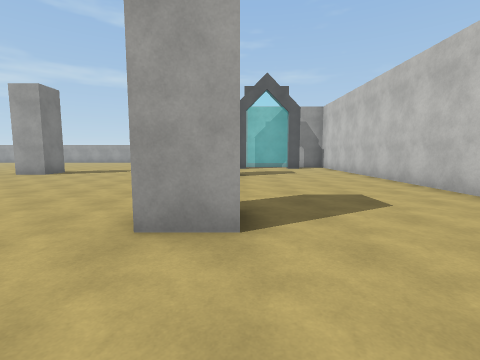
[1] (above)

24 first-person views from a walk through a scene from a Unity 3-D project. The camera is 1.5 m above the floor, tilts 6° down and sees 85° across. The floor is counted in squares, 2 m on a side. Each view is taken from the middle of a square. On the plan, view 1 faces up. The plan holds only what a view shows up to about 9 squares ahead; the rest is blank. The place goes on beyond the plan. The player character is not drawn. Surface patterns are stand-ins for the level's own textures.

[2]
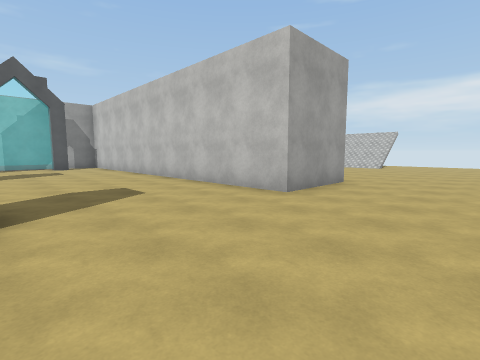

[3]
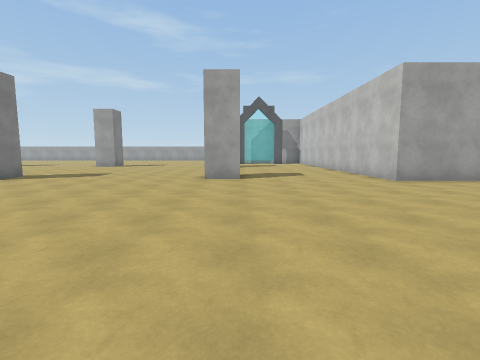

[4]
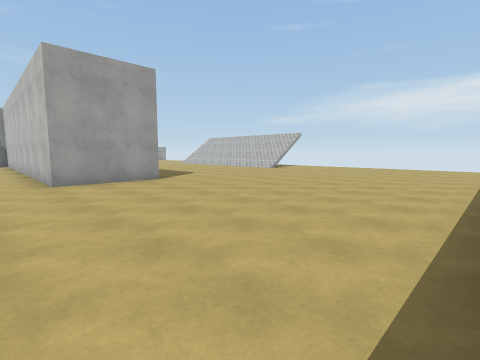

[5]
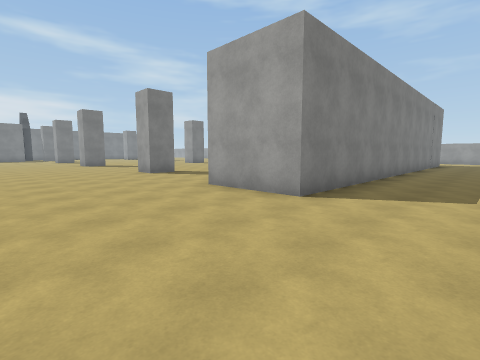

[6]
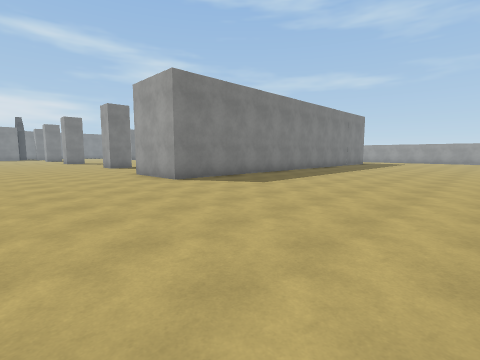

[7]
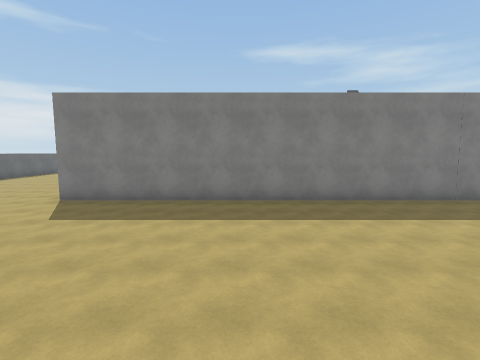

[8]
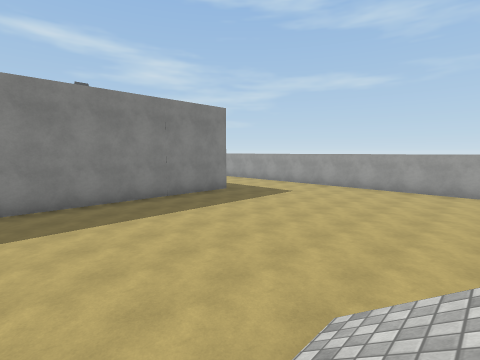

[9]
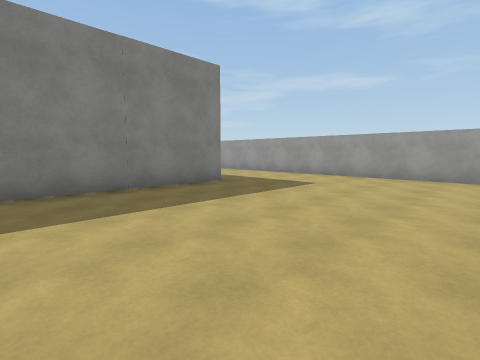

[10]
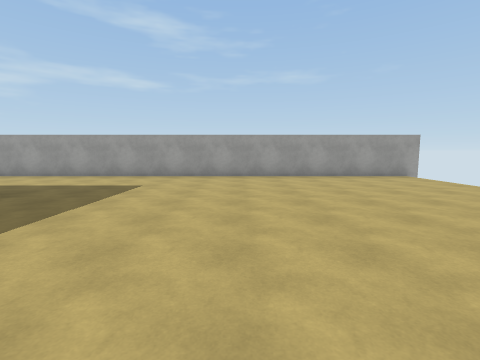

[11]
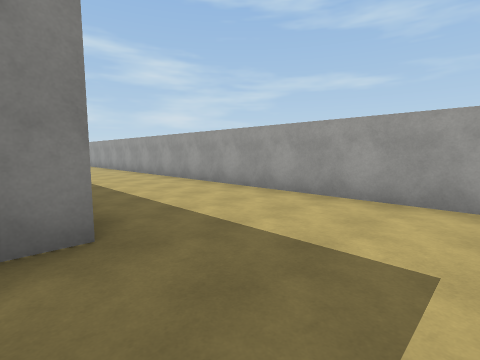

[12]
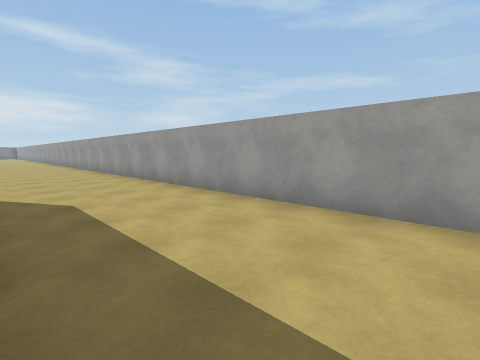

[13]
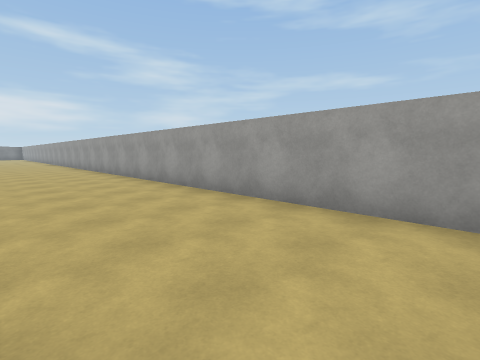

[14]
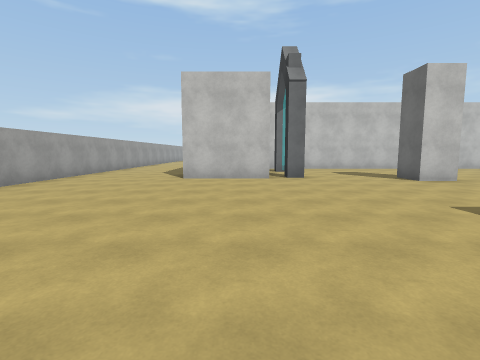

[15]
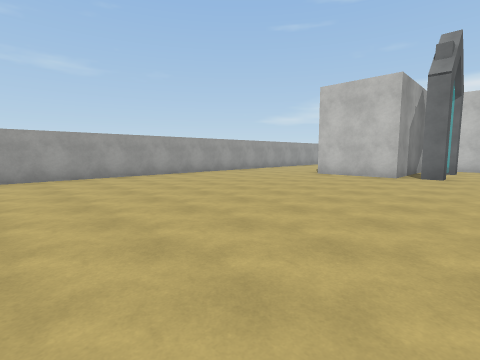

[16]
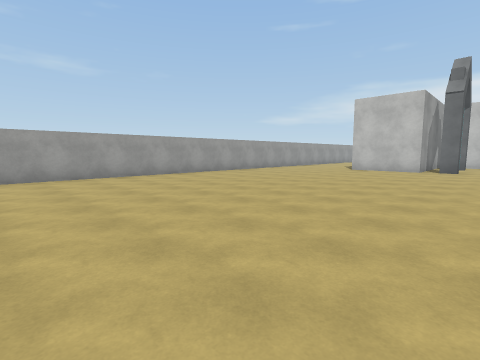

[17]
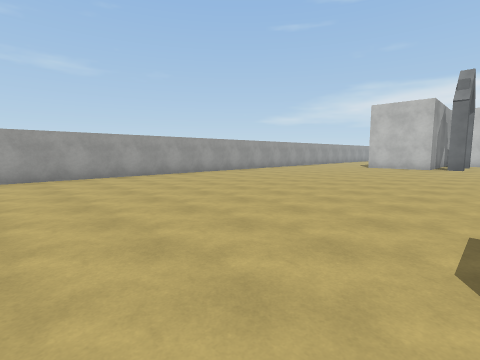

[18]
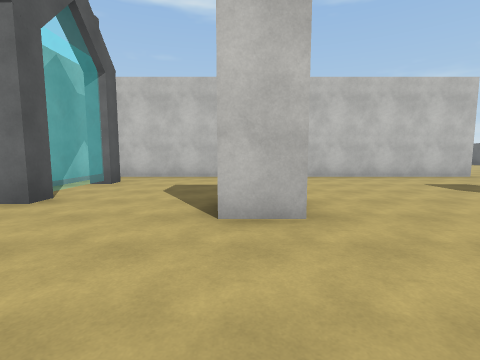

[19]
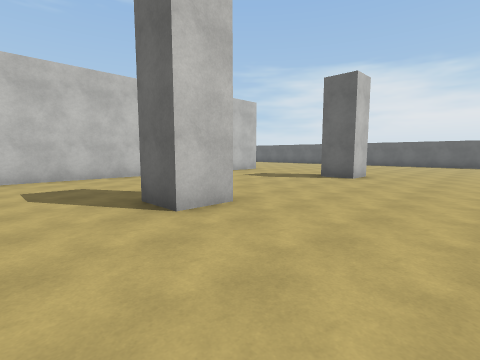

[20]
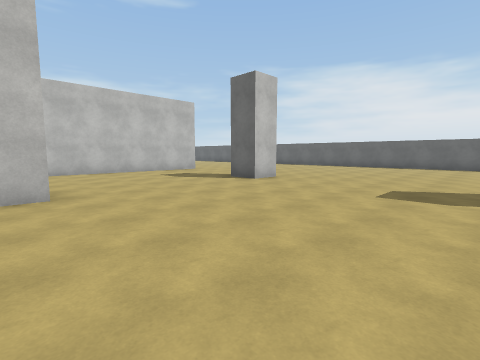

[21]
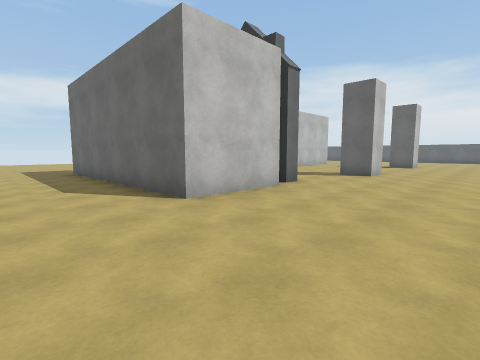

[22]
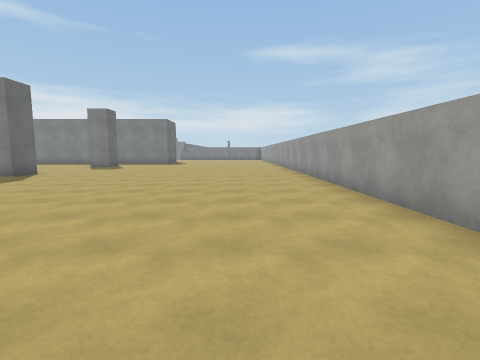

[23]
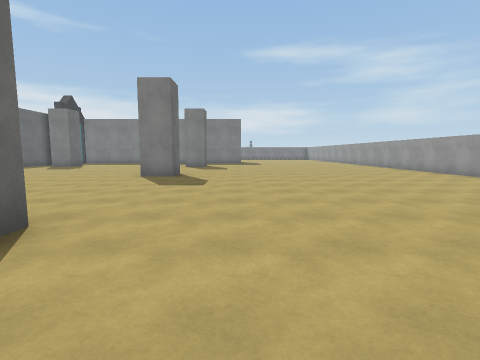

[24]
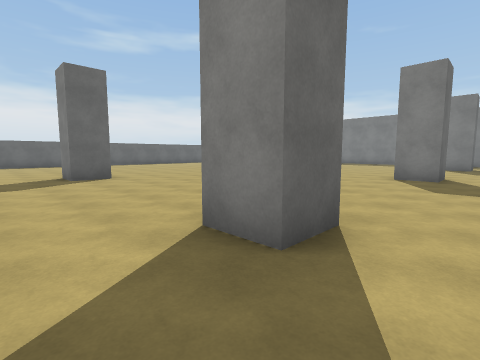

### Floor plan
Points are (right, up) in squares from view 1. A wall is a line through its corners. A room is listed if a view was taken in it or the views show most of it. See-through windows are left out.
Room 1 (views 1, 2, 3, 4, 5, 6, 7, 8, 9, 10, 11, 12, 13, 14, 15, 16, 17, 18, 19, 20, 21, 22, 23, 24)
walls: (-1.1, 8.1) (-1.1, 9.2) (0, 9.2); (0, 2.4) (-1.1, 2.4) (-1.1, 3.4) (0, 3.4); (2.8, 12.1) (2.2, 12.1) (2.2, 12.6); (3.2, 13.1) (-0.4, 13.1) (-0.4, 15.6) (6.6, 15.6) (6.6, 1.8) (4.1, 1.8) (4.1, 12.8); (-7.6, 9.9) (-6.6, 9.9) (-6.6, 8.8) (-7.6, 8.8); (-7.8, 3.1) (-6.6, 3.1) (-6.6, 2.1); (-14.2, 9.9) (-13.2, 9.9) (-13.2, 8.9); (16.6, 19.3) (-14.1, 19.3)
objects: other object (0, 12)

Where each view was taken, in squares from view 1:
view 1: 0 up, 0 right, facing up
view 2: 1 down, 0 right, facing up-right
view 3: 5 down, 0 right, facing up
view 4: 5 down, 3 right, facing up-right
view 5: 2 down, 9 right, facing up-left
view 6: 2 down, 13 right, facing up-left
view 7: 7 up, 14 right, facing left
view 8: 9 up, 14 right, facing up-left
view 9: 11 up, 12 right, facing up-left
view 10: 11 up, 11 right, facing up
view 11: 15 up, 9 right, facing up-left
view 12: 16 up, 6 right, facing up-left
view 13: 16 up, 1 right, facing up-left
view 14: 14 up, 8 left, facing right
view 15: 11 up, 9 left, facing up-right
view 16: 11 up, 12 left, facing up-right
view 17: 11 up, 14 left, facing up-right
view 18: 9 up, 4 left, facing right
view 19: 11 up, 4 left, facing down-right
view 20: 9 up, 6 left, facing down-right
view 21: 18 up, 4 left, facing down-right
view 22: 17 up, 5 left, facing left
view 23: 12 up, 5 left, facing left
view 24: 11 up, 5 left, facing down-left
